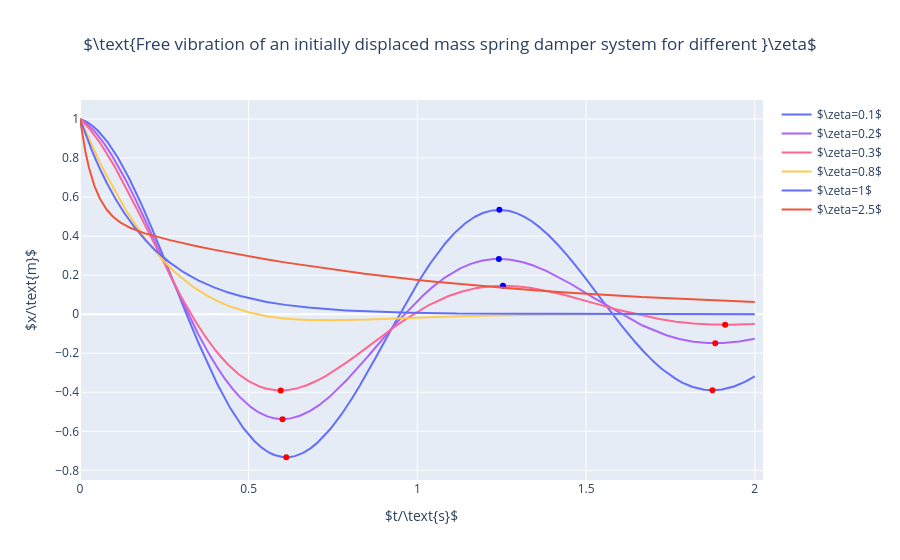

Here is the notebook cell this chart was saved with:
### Code cell
import numpy as np
import plotly.graph_objects as go
import scipy.signal as sig

# Some constants
m = 1 # mass, kg
k = 25 # spring stiffness, Pa
F0 = 0 # Forcing is zero (free vibration)
x0 = 1 # Initial displacement, m

# time vector
t = np.linspace(0, 2, 10000)

# undamped natural frequency
w_n = np.sqrt(k/m)

# make a figure
fig = go.Figure()

# Iterate over zeta values
for Z in [0.1, .2, 0.3, 0.8, 1, 2.5]:
    lam = np.zeros(2, dtype="complex")
    lam[0] = w_n * (-Z + np.sqrt(Z**2 -1, dtype="complex"))
    lam[1] = w_n * (-Z - np.sqrt(Z**2 -1, dtype="complex"))
    
    x = x0 * (0.5 * np.exp(lam[0] * t) + 0.5 * np.exp(lam[1] * t))
    
    # Plot the solution
    fig.add_trace(go.Scatter(x=t, y=x.real,\
        mode='lines',\
        name=f"$\\zeta={Z}$", showlegend=True))
    
    # put the peaks on
    if (Z > 0) and (Z < 0.8):
        high_peaks = sig.find_peaks(x.real)[0]
        fig.add_trace(go.Scatter(x=t[high_peaks], y=x.real[high_peaks], mode="markers", marker_color="blue", showlegend=False))
        low_peaks = sig.find_peaks(-x.real)[0]
        fig.add_trace(go.Scatter(x=t[low_peaks], y=x.real[low_peaks], mode="markers", marker_color="red", showlegend=False))
        
        # Get the damped natural frequencies from these
        wd_figure = 1/(t[low_peaks[1]] - t[low_peaks[0]])
        wd = w_n * np.sqrt(1 - Z**2)
        def Hertz(rad):
            return rad/np.pi/2
        print(f"From the figure the period gives a frequency of {wd_figure:1.2f}Hz for damping ratio of {Z}. For\
 an undamped natural frequency of {Hertz(w_n):1.2f}Hz, this corresponds to a damped natural frequency of {Hertz(wd):1.2f}Hz.\n")

        
fig.update_layout(
    title="$\\text{Free vibration of an initially displaced mass spring damper system for different }\zeta$",
    title_x=0.5,
    xaxis_title="$t/\\text{s}$",
    yaxis_title="$x/\\text{m}$",
)        
fig.show()

### Figure 1 — Plotly figure (JSON) as saved in the notebook; plotly's stock layout.template omitted (floating-point values rounded to 4 significant figures; data arrays with more than 128 entries replaced by an {"elided": "..."} marker saying what was removed)
{"data": [{"mode": "lines", "name": "$\\zeta=0.1$", "showlegend": true, "type": "scatter", "x": {"elided": "10000 float values"}, "y": {"elided": "10000 float values"}}, {"marker": {"color": "blue"}, "mode": "markers", "showlegend": false, "type": "scatter", "x": [1.243], "y": [0.5345]}, {"marker": {"color": "red"}, "mode": "markers", "showlegend": false, "type": "scatter", "x": [0.6113, 1.874], "y": [-0.7329, -0.3898]}, {"mode": "lines", "name": "$\\zeta=0.2$", "showlegend": true, "type": "scatter", "x": {"elided": "10000 float values"}, "y": {"elided": "10000 float values"}}, {"marker": {"color": "blue"}, "mode": "markers", "showlegend": false, "type": "scatter", "x": [1.242], "y": [0.2831]}, {"marker": {"color": "red"}, "mode": "markers", "showlegend": false, "type": "scatter", "x": [0.6003, 1.883], "y": [-0.5376, -0.1491]}, {"mode": "lines", "name": "$\\zeta=0.3$", "showlegend": true, "type": "scatter", "x": {"elided": "10000 float values"}, "y": {"elided": "10000 float values"}}, {"marker": {"color": "blue"}, "mode": "markers", "showlegend": false, "type": "scatter", "x": [1.254], "y": [0.1455]}, {"marker": {"color": "red"}, "mode": "markers", "showlegend": false, "type": "scatter", "x": [0.5949, 1.912], "y": [-0.3909, -0.05419]}, {"mode": "lines", "name": "$\\zeta=0.8$", "showlegend": true, "type": "scatter", "x": {"elided": "10000 float values"}, "y": {"elided": "10000 float values"}}, {"mode": "lines", "name": "$\\zeta=1$", "showlegend": true, "type": "scatter", "x": {"elided": "10000 float values"}, "y": {"elided": "10000 float values"}}, {"mode": "lines", "name": "$\\zeta=2.5$", "showlegend": true, "type": "scatter", "x": {"elided": "10000 float values"}, "y": {"elided": "10000 float values"}}], "layout": {"title": {"text": "$\\text{Free vibration of an initially displaced mass spring damper system for different }\\zeta$", "x": 0.5}, "xaxis": {"title": {"text": "$t/\\text{s}$"}}, "yaxis": {"title": {"text": "$x/\\text{m}$"}}}}
